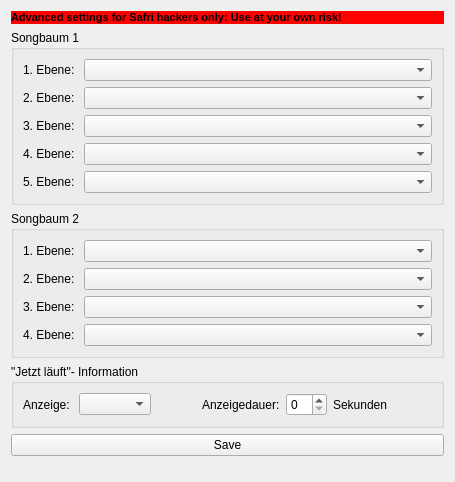
<?xml version="1.0" encoding="UTF-8"?>
<ui version="4.0">
 <class>ViewSMW</class>
 <widget class="QWidget" name="ViewSMW">
  <property name="geometry">
   <rect>
    <x>0</x>
    <y>0</y>
    <width>455</width>
    <height>482</height>
   </rect>
  </property>
  <property name="windowTitle">
   <string>Form</string>
  </property>
  <layout class="QVBoxLayout" name="verticalLayout">
   <item>
    <widget class="QLabel" name="label_9">
     <property name="palette">
      <palette>
       <active>
        <colorrole role="Window">
         <brush brushstyle="SolidPattern">
          <color alpha="255">
           <red>255</red>
           <green>0</green>
           <blue>0</blue>
          </color>
         </brush>
        </colorrole>
       </active>
       <inactive>
        <colorrole role="Window">
         <brush brushstyle="SolidPattern">
          <color alpha="255">
           <red>255</red>
           <green>0</green>
           <blue>0</blue>
          </color>
         </brush>
        </colorrole>
       </inactive>
       <disabled>
        <colorrole role="Window">
         <brush brushstyle="SolidPattern">
          <color alpha="255">
           <red>255</red>
           <green>0</green>
           <blue>0</blue>
          </color>
         </brush>
        </colorrole>
       </disabled>
      </palette>
     </property>
     <property name="font">
      <font>
       <pointsize>8</pointsize>
       <weight>75</weight>
       <bold>true</bold>
      </font>
     </property>
     <property name="autoFillBackground">
      <bool>true</bool>
     </property>
     <property name="text">
      <string>Advanced settings for Safri hackers only: Use at your own risk!</string>
     </property>
     <property name="margin">
      <number>4</number>
     </property>
    </widget>
   </item>
   <item>
    <widget class="QGroupBox" name="groupBox">
     <property name="title">
      <string>Songbaum 1</string>
     </property>
     <layout class="QFormLayout" name="formLayout">
      <property name="fieldGrowthPolicy">
       <enum>QFormLayout::AllNonFixedFieldsGrow</enum>
      </property>
      <item row="0" column="0">
       <widget class="QLabel" name="label">
        <property name="text">
         <string>1. Ebene: </string>
        </property>
       </widget>
      </item>
      <item row="0" column="1">
       <widget class="QComboBox" name="treeview1_level1"/>
      </item>
      <item row="1" column="0">
       <widget class="QLabel" name="label_2">
        <property name="text">
         <string>2. Ebene: </string>
        </property>
       </widget>
      </item>
      <item row="2" column="0">
       <widget class="QLabel" name="label_3">
        <property name="text">
         <string>3. Ebene: </string>
        </property>
       </widget>
      </item>
      <item row="3" column="0">
       <widget class="QLabel" name="label_4">
        <property name="text">
         <string>4. Ebene: </string>
        </property>
       </widget>
      </item>
      <item row="1" column="1">
       <widget class="QComboBox" name="treeview1_level2"/>
      </item>
      <item row="2" column="1">
       <widget class="QComboBox" name="treeview1_level3"/>
      </item>
      <item row="3" column="1">
       <widget class="QComboBox" name="treeview1_level4"/>
      </item>
      <item row="4" column="0">
       <widget class="QLabel" name="label_10">
        <property name="text">
         <string>5. Ebene: </string>
        </property>
       </widget>
      </item>
      <item row="4" column="1">
       <widget class="QComboBox" name="treeview1_level5"/>
      </item>
     </layout>
    </widget>
   </item>
   <item>
    <widget class="QGroupBox" name="groupBox_2">
     <property name="title">
      <string>Songbaum 2</string>
     </property>
     <layout class="QFormLayout" name="formLayout_2">
      <property name="fieldGrowthPolicy">
       <enum>QFormLayout::AllNonFixedFieldsGrow</enum>
      </property>
      <item row="0" column="0">
       <widget class="QLabel" name="label_5">
        <property name="text">
         <string>1. Ebene: </string>
        </property>
       </widget>
      </item>
      <item row="0" column="1">
       <widget class="QComboBox" name="treeview2_level1"/>
      </item>
      <item row="1" column="0">
       <widget class="QLabel" name="label_6">
        <property name="text">
         <string>2. Ebene: </string>
        </property>
       </widget>
      </item>
      <item row="1" column="1">
       <widget class="QComboBox" name="treeview2_level2"/>
      </item>
      <item row="2" column="1">
       <widget class="QComboBox" name="treeview2_level3"/>
      </item>
      <item row="3" column="0">
       <widget class="QLabel" name="label_8">
        <property name="text">
         <string>4. Ebene: </string>
        </property>
       </widget>
      </item>
      <item row="3" column="1">
       <widget class="QComboBox" name="treeview2_level4"/>
      </item>
      <item row="2" column="0">
       <widget class="QLabel" name="label_7">
        <property name="text">
         <string>3. Ebene: </string>
        </property>
       </widget>
      </item>
     </layout>
    </widget>
   </item>
   <item>
    <widget class="QGroupBox" name="groupBox_3">
     <property name="title">
      <string>&quot;Jetzt läuft&quot;- Information</string>
     </property>
     <layout class="QGridLayout" name="gridLayout">
      <item row="0" column="0">
       <widget class="QLabel" name="label_11">
        <property name="text">
         <string>Anzeige: </string>
        </property>
       </widget>
      </item>
      <item row="0" column="1">
       <widget class="QComboBox" name="cmbNowplayingDisplay"/>
      </item>
      <item row="0" column="4">
       <widget class="QSpinBox" name="spnDisplayTime"/>
      </item>
      <item row="0" column="3">
       <widget class="QLabel" name="label_12">
        <property name="text">
         <string>Anzeigedauer:</string>
        </property>
       </widget>
      </item>
      <item row="0" column="6">
       <spacer name="horizontalSpacer">
        <property name="orientation">
         <enum>Qt::Horizontal</enum>
        </property>
        <property name="sizeHint" stdset="0">
         <size>
          <width>20</width>
          <height>20</height>
         </size>
        </property>
       </spacer>
      </item>
      <item row="0" column="2">
       <spacer name="horizontalSpacer_2">
        <property name="orientation">
         <enum>Qt::Horizontal</enum>
        </property>
        <property name="sizeHint" stdset="0">
         <size>
          <width>40</width>
          <height>20</height>
         </size>
        </property>
       </spacer>
      </item>
      <item row="0" column="5">
       <widget class="QLabel" name="label_13">
        <property name="text">
         <string>Sekunden</string>
        </property>
       </widget>
      </item>
     </layout>
    </widget>
   </item>
   <item>
    <widget class="QPushButton" name="save">
     <property name="text">
      <string>Save</string>
     </property>
    </widget>
   </item>
   <item>
    <spacer name="verticalSpacer">
     <property name="orientation">
      <enum>Qt::Vertical</enum>
     </property>
     <property name="sizeHint" stdset="0">
      <size>
       <width>20</width>
       <height>40</height>
      </size>
     </property>
    </spacer>
   </item>
  </layout>
 </widget>
 <resources/>
 <connections/>
</ui>
